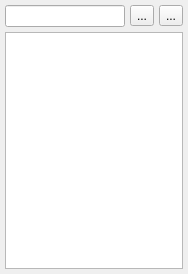
<ui version="4.0" >
 <class>InsertElementToolBase</class>
 <widget class="QWidget" name="InsertElementToolBase" >
  <property name="geometry" >
   <rect>
    <x>0</x>
    <y>0</y>
    <width>188</width>
    <height>274</height>
   </rect>
  </property>
  <property name="windowTitle" >
   <string>Insert Element</string>
  </property>
  <layout class="QGridLayout" >
   <property name="margin" >
    <number>5</number>
   </property>
   <property name="spacing" >
    <number>5</number>
   </property>
   <item row="1" column="0" colspan="3" >
    <widget class="QTreeView" name="nameList_" >
     <property name="indentation" >
      <number>20</number>
     </property>
     <property name="rootIsDecorated" >
      <bool>false</bool>
     </property>
     <property name="uniformRowHeights" >
      <bool>true</bool>
     </property>
     <property name="itemsExpandable" >
      <bool>false</bool>
     </property>
     <property name="allColumnsShowFocus" >
      <bool>true</bool>
     </property>
    </widget>
   </item>
   <item row="0" column="0" >
    <widget class="QLineEdit" name="nameEdit_" />
   </item>
   <item row="0" column="1" >
    <widget class="QToolButton" name="insertToolButton_" >
     <property name="toolTip" >
      <string>Insert Element</string>
     </property>
     <property name="text" >
      <string>...</string>
     </property>
    </widget>
   </item>
   <item row="0" column="2" >
    <widget class="QToolButton" name="elemHelpButton_" >
     <property name="toolTip" >
      <string>Help for the Current Element</string>
     </property>
     <property name="text" >
      <string>...</string>
     </property>
    </widget>
   </item>
  </layout>
 </widget>
 <tabstops>
  <tabstop>nameEdit_</tabstop>
  <tabstop>insertToolButton_</tabstop>
  <tabstop>elemHelpButton_</tabstop>
  <tabstop>nameList_</tabstop>
 </tabstops>
 <resources/>
 <connections/>
</ui>
